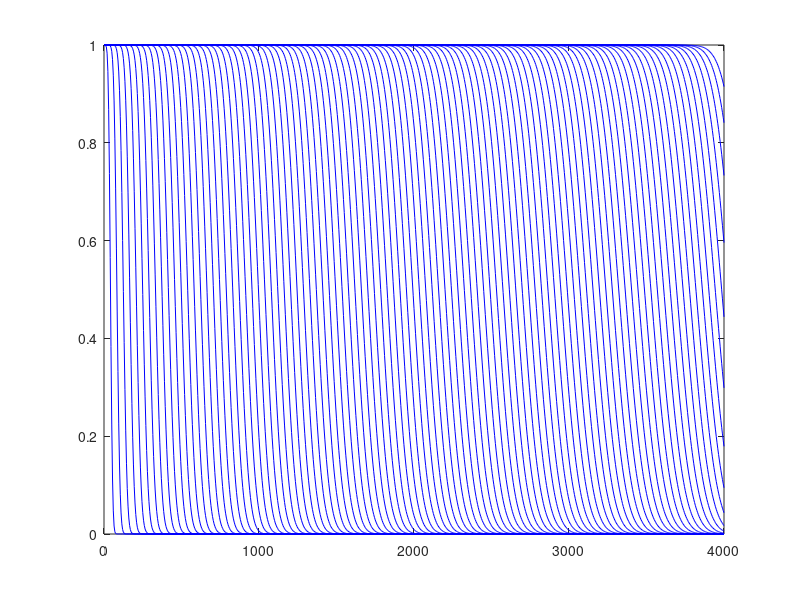
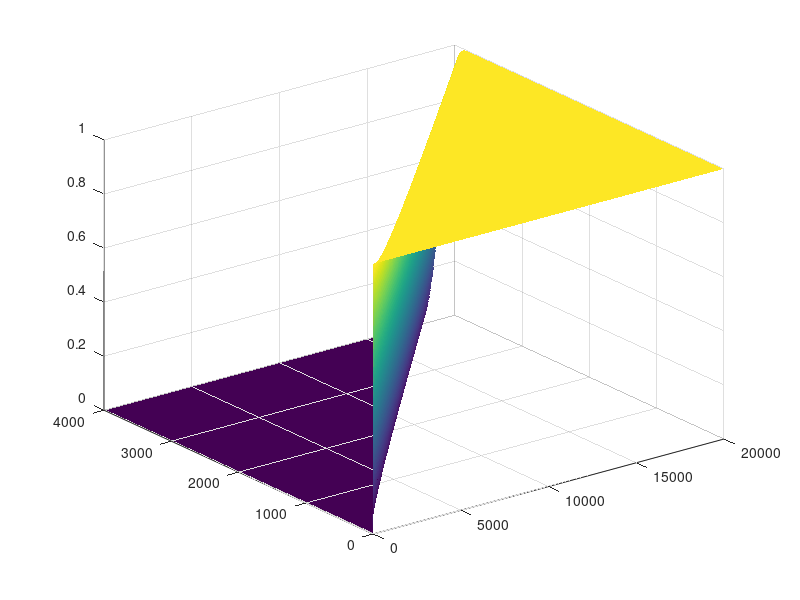

Here is the MATLAB script that generated these plots, in order:
% Purpose: This is a simple model to perform a simulation of the advection
% of 90^Sr in an aquifer with known conductivity and a constant regional
% hydraulic gradient.

dx = 5; % Spatial step in m
dt = 10; % Time step in yr

xmax = 4000; % Extent of domain in m
tmax = 20000; % Duration of the simulation in yr

Ks =   10; % Saturated hydraulic conductivity in cm/day
dhdx = 30;% Regional hydraulic gradient in ft/mi

% Convert to SI units of m/yr
Ks = Ks/100*365.25;
dhdx = dhdx*(1/5280); % A conversion from ft/mi to ft/ft, which is dimensionless (i.e., is also the slope in m/m);

% Compute the Darcy velocity
q = Ks*dhdx;

x = 0:dx:xmax; % Vector of our spatial "grid"
t = 0:dt:tmax; % Vector of simulation times

% Set initial and boundary conditions
% Initial condition: concentration is 0 Bq/g everywhere except at x = 0,
% where it is 1 Bq/g
c0 = zeros(length(x),1);
c0(1) = 1;

% Boundary condition: concentration is 1 Bq/g at x = 0 for all times
csource = 1;

% Create a container to store simulated values of concentration
C = zeros(length(x),length(t));
C(:,1) = c0;

for i=2:length(t)
    
    % Get the initial values
    Cprev = C(:,i-1);
    
    % Create a container for the values of Cnext (concentration at the next
    % time step)
    Cnext = zeros(length(x),1);
    
    for j=1:length(x)
        if(j==1)
            Cnext(j) = csource; 
        else
            Cnext(j) = Cprev(j) + q*(dt/dx)*(Cprev(j-1) - Cprev(j));
        end
    end
    
    % Store the value of the concentration profile at timestep i
    C(:,i) = Cnext;
    
    if(mod(i,20)==0)
        figure(1);
        plot(x,C(:,i),'b-'); hold on;
    end
    
end

% Plot some stuff...
figure(2);
surf(t,x,C,'EdgeColor','none','FaceColor','interp');













